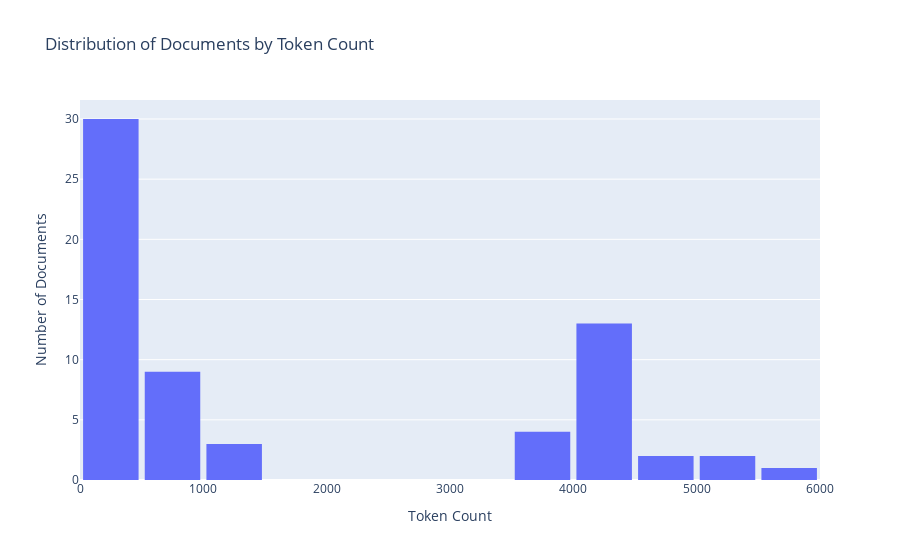

Notebook cell for this chart:
### Markdown cell above
## Token count in all postgraduate documents

### Code cell
du.histogram_token_count_multiple_docs(postgraduate_text_data)

### Figure 1 — Plotly figure (JSON) as saved in the notebook; plotly's stock layout.template omitted (floating-point values rounded to 4 significant figures)
{"data": [{"bingroup": "x", "hovertemplate": "Token Count=%{x}<br>count=%{y}<extra></extra>", "legendgroup": "", "marker": {"color": "#636efa", "pattern": {"shape": ""}}, "name": "", "nbinsx": 15, "orientation": "v", "showlegend": false, "type": "histogram", "x": [4466, 279, 88, 4294, 288, 96, 4000, 1023, 84, 4059, 982, 83, 4387, 43, 89, 4201, 991, 91, 5136, 1178, 87, 4044, 593, 89, 3705, 965, 85, 4582, 376, 4855, 227, 5728, 335, 93, 5316, 86, 58, 4152, 231, 4395, 1013, 95, 3763, 971, 86, 4429, 271, 88, 4131, 602, 85, 3805, 594, 88, 4198, 957, 70, 4024, 438, 104, 3835, 435, 101, 644], "xaxis": "x", "yaxis": "y"}], "layout": {"bargap": 0.1, "barmode": "relative", "legend": {"tracegroupgap": 0}, "title": {"text": "Distribution of Documents by Token Count"}, "xaxis": {"anchor": "y", "domain": [0, 1], "title": {"text": "Token Count"}}, "yaxis": {"anchor": "x", "domain": [0, 1], "title": {"text": "Number of Documents"}}}}
